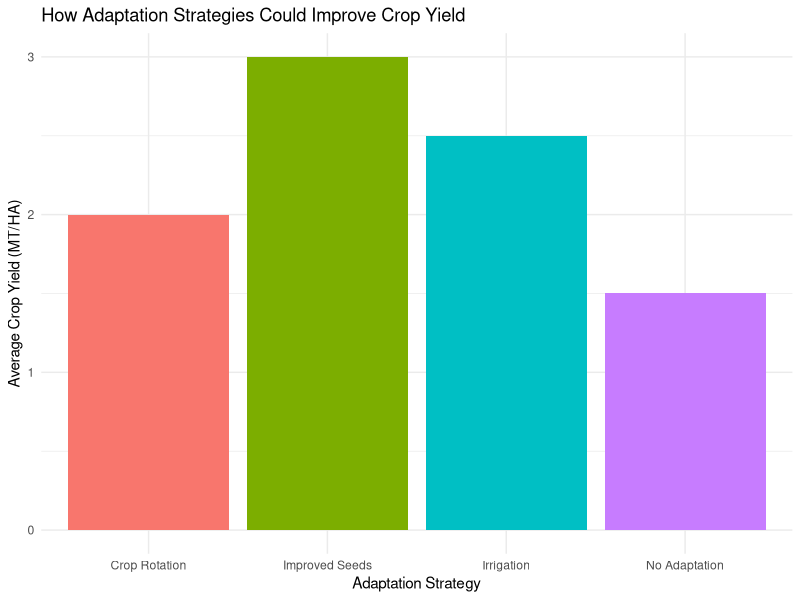

R code for this plot:
# Create a dataset to represent hypothetical crop yields with different strategies
mitigation_data <- data.frame(
  Strategy = c("No Adaptation", "Crop Rotation", "Irrigation", "Improved Seeds"), # The strategies being compared
  Avg_Yield = c(1.5, 2.0, 2.5, 3.0) # Hypothetical yield improvements in metric tons per hectare
)

library(ggplot2)

#  bar chart
ggplot(mitigation_data, aes(x = Strategy, y = Avg_Yield, fill = Strategy)) +
  geom_bar(stat = "identity", show.legend = FALSE) + # Use bars to represent yield for each strategy
  labs(
    title = "How Adaptation Strategies Could Improve Crop Yield", # a title 
    x = "Adaptation Strategy", # Label the x-axis to show the strategies
    y = "Average Crop Yield (MT/HA)" # y-axis
  ) +
  theme_minimal() 